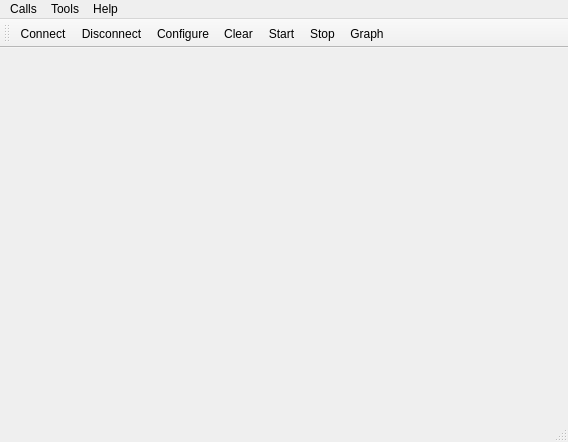
<?xml version="1.0" encoding="UTF-8"?>
<ui version="4.0">
 <class>MainWindow</class>
 <widget class="QMainWindow" name="MainWindow">
  <property name="geometry">
   <rect>
    <x>0</x>
    <y>0</y>
    <width>568</width>
    <height>442</height>
   </rect>
  </property>
  <property name="windowTitle">
   <string>Simple Terminal</string>
  </property>
  <widget class="QWidget" name="centralWidget">
   <layout class="QVBoxLayout" name="verticalLayout"/>
  </widget>
  <widget class="QMenuBar" name="menuBar">
   <property name="geometry">
    <rect>
     <x>0</x>
     <y>0</y>
     <width>568</width>
     <height>21</height>
    </rect>
   </property>
   <widget class="QMenu" name="menuCalls">
    <property name="title">
     <string>Calls</string>
    </property>
    <addaction name="actionConnect"/>
    <addaction name="actionDisconnect"/>
    <addaction name="separator"/>
    <addaction name="actionQuit"/>
   </widget>
   <widget class="QMenu" name="menuTools">
    <property name="title">
     <string>Tools</string>
    </property>
    <addaction name="actionConfigure"/>
    <addaction name="actionClear"/>
   </widget>
   <widget class="QMenu" name="menuHelp">
    <property name="title">
     <string>Help</string>
    </property>
    <addaction name="actionAbout"/>
    <addaction name="actionAboutQt"/>
   </widget>
   <addaction name="menuCalls"/>
   <addaction name="menuTools"/>
   <addaction name="menuHelp"/>
  </widget>
  <widget class="QToolBar" name="mainToolBar">
   <attribute name="toolBarArea">
    <enum>TopToolBarArea</enum>
   </attribute>
   <attribute name="toolBarBreak">
    <bool>false</bool>
   </attribute>
   <addaction name="actionConnect"/>
   <addaction name="actionDisconnect"/>
   <addaction name="actionConfigure"/>
   <addaction name="actionClear"/>
   <addaction name="actionStart"/>
   <addaction name="actionStop"/>
   <addaction name="actionGraph"/>
  </widget>
  <widget class="QStatusBar" name="statusBar"/>
  <action name="actionAbout">
   <property name="text">
    <string>&amp;About</string>
   </property>
   <property name="toolTip">
    <string>About program</string>
   </property>
   <property name="shortcut">
    <string>Alt+A</string>
   </property>
  </action>
  <action name="actionAboutQt">
   <property name="text">
    <string>About Qt</string>
   </property>
  </action>
  <action name="actionConnect">
   <property name="icon">
    <iconset resource="terminal.qrc">
     <normaloff>:/images/connect.png</normaloff>:/images/connect.png</iconset>
   </property>
   <property name="text">
    <string>C&amp;onnect</string>
   </property>
   <property name="toolTip">
    <string>Connect to serial port</string>
   </property>
   <property name="shortcut">
    <string>Ctrl+O</string>
   </property>
  </action>
  <action name="actionDisconnect">
   <property name="icon">
    <iconset resource="terminal.qrc">
     <normaloff>:/images/disconnect.png</normaloff>:/images/disconnect.png</iconset>
   </property>
   <property name="text">
    <string>&amp;Disconnect</string>
   </property>
   <property name="toolTip">
    <string>Disconnect from serial port</string>
   </property>
   <property name="shortcut">
    <string>Ctrl+D</string>
   </property>
  </action>
  <action name="actionConfigure">
   <property name="icon">
    <iconset resource="terminal.qrc">
     <normaloff>:/images/settings.png</normaloff>:/images/settings.png</iconset>
   </property>
   <property name="text">
    <string>&amp;Configure</string>
   </property>
   <property name="toolTip">
    <string>Configure serial port</string>
   </property>
   <property name="shortcut">
    <string>Alt+C</string>
   </property>
  </action>
  <action name="actionClear">
   <property name="icon">
    <iconset resource="terminal.qrc">
     <normaloff>:/images/clear.png</normaloff>:/images/clear.png</iconset>
   </property>
   <property name="text">
    <string>C&amp;lear</string>
   </property>
   <property name="toolTip">
    <string>Clear data</string>
   </property>
   <property name="shortcut">
    <string>Alt+L</string>
   </property>
  </action>
  <action name="actionQuit">
   <property name="icon">
    <iconset resource="terminal.qrc">
     <normaloff>:/images/application-exit.png</normaloff>:/images/application-exit.png</iconset>
   </property>
   <property name="text">
    <string>&amp;Quit</string>
   </property>
   <property name="shortcut">
    <string>Ctrl+Q</string>
   </property>
  </action>
  <action name="actionStart">
   <property name="enabled">
    <bool>true</bool>
   </property>
   <property name="icon">
    <iconset resource="terminal.qrc">
     <normaloff>:/images/start.png</normaloff>:/images/start.png</iconset>
   </property>
   <property name="text">
    <string>&amp;Start</string>
   </property>
   <property name="toolTip">
    <string>Start</string>
   </property>
   <property name="shortcut">
    <string>Ctrl+R</string>
   </property>
  </action>
  <action name="actionStop">
   <property name="icon">
    <iconset resource="terminal.qrc">
     <normaloff>:/images/stop.png</normaloff>:/images/stop.png</iconset>
   </property>
   <property name="text">
    <string>&amp;Stop</string>
   </property>
   <property name="toolTip">
    <string>Stop</string>
   </property>
   <property name="shortcut">
    <string>Ctrl+T</string>
   </property>
  </action>
  <action name="actionGraph">
   <property name="icon">
    <iconset resource="terminal.qrc">
     <normaloff>:/images/graph.png</normaloff>:/images/graph.png</iconset>
   </property>
   <property name="text">
    <string>&amp;Graph</string>
   </property>
   <property name="toolTip">
    <string>Graphic</string>
   </property>
  </action>
 </widget>
 <layoutdefault spacing="6" margin="11"/>
 <resources>
  <include location="terminal.qrc"/>
 </resources>
 <connections/>
</ui>
